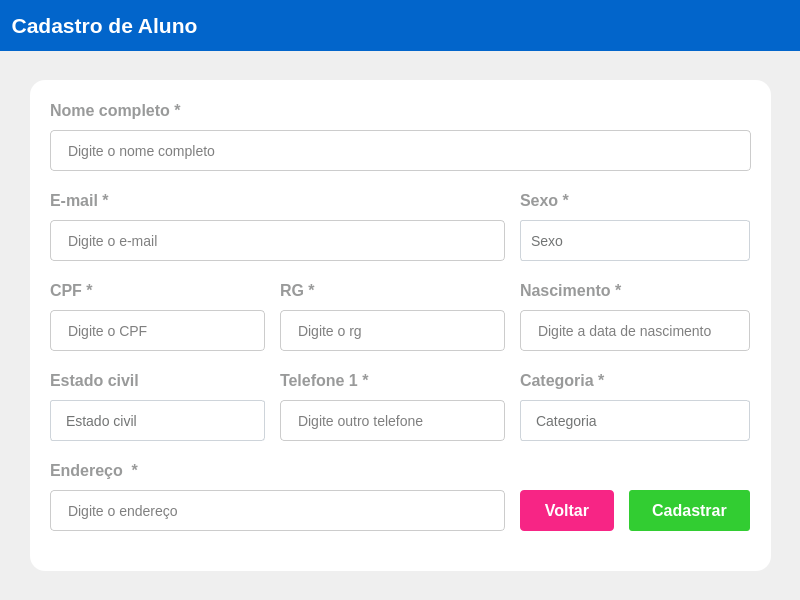
<?xml version="1.0" encoding="UTF-8"?>
<ui version="4.0">
 <class>Dialog</class>
 <widget class="QDialog" name="Dialog">
  <property name="geometry">
   <rect>
    <x>0</x>
    <y>0</y>
    <width>800</width>
    <height>600</height>
   </rect>
  </property>
  <property name="windowTitle">
   <string>Dialog</string>
  </property>
  <widget class="QFrame" name="frame">
   <property name="geometry">
    <rect>
     <x>30</x>
     <y>80</y>
     <width>741</width>
     <height>491</height>
    </rect>
   </property>
   <property name="styleSheet">
    <string notr="true">QFrame{
background:#FFF;
border-radius:15px;}</string>
   </property>
   <property name="frameShape">
    <enum>QFrame::StyledPanel</enum>
   </property>
   <property name="frameShadow">
    <enum>QFrame::Raised</enum>
   </property>
   <widget class="QLabel" name="nomeC_text_input">
    <property name="geometry">
     <rect>
      <x>20</x>
      <y>10</y>
      <width>141</width>
      <height>41</height>
     </rect>
    </property>
    <property name="font">
     <font>
      <family>Segoe UI</family>
      <pointsize>12</pointsize>
      <weight>75</weight>
      <bold>true</bold>
     </font>
    </property>
    <property name="styleSheet">
     <string notr="true">QLabel{
color:#999A9A;
 font-weight: 600;}</string>
    </property>
    <property name="text">
     <string>Nome completo *</string>
    </property>
   </widget>
   <widget class="QLineEdit" name="nome_input">
    <property name="geometry">
     <rect>
      <x>20</x>
      <y>50</y>
      <width>701</width>
      <height>41</height>
     </rect>
    </property>
    <property name="styleSheet">
     <string notr="true">QLineEdit{
font-size:14px;
background: #FFFFFF;
border: 1px solid #ccc;
padding-left:15px;
border-radius: 4px;
transition: border 0.2s ease-in-out;
}

QLineEdit:focus{
border: 2px solid #c2dbfe
}</string>
    </property>
    <property name="placeholderText">
     <string>Digite o nome completo</string>
    </property>
   </widget>
   <widget class="QLabel" name="email_text_input">
    <property name="geometry">
     <rect>
      <x>20</x>
      <y>100</y>
      <width>141</width>
      <height>41</height>
     </rect>
    </property>
    <property name="font">
     <font>
      <family>Segoe UI</family>
      <pointsize>12</pointsize>
      <weight>75</weight>
      <bold>true</bold>
     </font>
    </property>
    <property name="styleSheet">
     <string notr="true">QLabel{
color:#999A9A;
 font-weight: 600;}</string>
    </property>
    <property name="text">
     <string>E-mail *</string>
    </property>
   </widget>
   <widget class="QLineEdit" name="email_imput">
    <property name="geometry">
     <rect>
      <x>20</x>
      <y>140</y>
      <width>455</width>
      <height>41</height>
     </rect>
    </property>
    <property name="styleSheet">
     <string notr="true">QLineEdit{
font-size:14px;
background: #FFFFFF;
border: 1px solid #ccc;
padding-left:15px;
border-radius: 4px;
transition: border 0.2s ease-in-out;
}

QLineEdit:focus{
border: 2px solid #c2dbfe
}</string>
    </property>
    <property name="text">
     <string/>
    </property>
    <property name="placeholderText">
     <string>Digite o e-mail</string>
    </property>
   </widget>
   <widget class="QLabel" name="cpf_text_input">
    <property name="geometry">
     <rect>
      <x>20</x>
      <y>190</y>
      <width>141</width>
      <height>41</height>
     </rect>
    </property>
    <property name="font">
     <font>
      <family>Segoe UI</family>
      <pointsize>12</pointsize>
      <weight>75</weight>
      <bold>true</bold>
     </font>
    </property>
    <property name="styleSheet">
     <string notr="true">QLabel{
color:#999A9A;
 font-weight: 600;}</string>
    </property>
    <property name="text">
     <string>CPF *</string>
    </property>
   </widget>
   <widget class="QLineEdit" name="cpf_input">
    <property name="geometry">
     <rect>
      <x>20</x>
      <y>230</y>
      <width>215</width>
      <height>41</height>
     </rect>
    </property>
    <property name="styleSheet">
     <string notr="true">QLineEdit{
font-size:14px;
background: #FFFFFF;
border: 1px solid #ccc;
padding-left:15px;
border-radius: 4px;
transition: border 0.2s ease-in-out;
}

QLineEdit:focus{
border: 2px solid #c2dbfe
}</string>
    </property>
    <property name="text">
     <string/>
    </property>
    <property name="placeholderText">
     <string>Digite o CPF</string>
    </property>
   </widget>
   <widget class="QLabel" name="estadoC_text_input">
    <property name="geometry">
     <rect>
      <x>20</x>
      <y>280</y>
      <width>141</width>
      <height>41</height>
     </rect>
    </property>
    <property name="font">
     <font>
      <family>Segoe UI</family>
      <pointsize>12</pointsize>
      <weight>75</weight>
      <bold>true</bold>
     </font>
    </property>
    <property name="styleSheet">
     <string notr="true">QLabel{
color:#999A9A;
 font-weight: 600;}</string>
    </property>
    <property name="text">
     <string>Estado civil</string>
    </property>
   </widget>
   <widget class="QComboBox" name="estadoC_comboB">
    <property name="geometry">
     <rect>
      <x>20</x>
      <y>320</y>
      <width>215</width>
      <height>41</height>
     </rect>
    </property>
    <property name="styleSheet">
     <string notr="true">QComboBox{
border: 1px solid #ced4da;
border-radius: 3px;
padding-left:15px;
background: #fff;
transition: border 0.2s ease-in-out;
color: #727474;
font-size: 14px;
}

QComboBox::drop-down{
border: 0px
}

QComboBox::down-arrow{
image: url(:/principal/icon_seta_drop.png);
width: 12px;
height:12px;
margin-right: 15px;
}

QComboBox:on{
border: 2px solid #c2dbfe;
}

QComboBox QListView {
font-size: 12px;
background-color: #fff;
outline: 0px;
}

QComboBox QListView::item {
padding-left: 10px;
background-color: #fff;
}

QComboBox QListView::item:hover {
 background-color: #1e90ff;
 }

QComboBox QListView::item:selected {
background-color: #1e90ff;
 }</string>
    </property>
    <item>
     <property name="text">
      <string>Estado civil</string>
     </property>
    </item>
    <item>
     <property name="text">
      <string>Solteiro</string>
     </property>
    </item>
    <item>
     <property name="text">
      <string>Casado</string>
     </property>
    </item>
    <item>
     <property name="text">
      <string>Viúvo</string>
     </property>
    </item>
   </widget>
   <widget class="QLabel" name="endereco_text_input">
    <property name="geometry">
     <rect>
      <x>20</x>
      <y>370</y>
      <width>141</width>
      <height>41</height>
     </rect>
    </property>
    <property name="font">
     <font>
      <family>Segoe UI</family>
      <pointsize>12</pointsize>
      <weight>75</weight>
      <bold>true</bold>
     </font>
    </property>
    <property name="styleSheet">
     <string notr="true">QLabel{
color:#999A9A;
 font-weight: 600;}</string>
    </property>
    <property name="text">
     <string>Endereço  *</string>
    </property>
   </widget>
   <widget class="QLineEdit" name="endereco_input">
    <property name="geometry">
     <rect>
      <x>20</x>
      <y>410</y>
      <width>455</width>
      <height>41</height>
     </rect>
    </property>
    <property name="styleSheet">
     <string notr="true">QLineEdit{
font-size:14px;
background: #FFFFFF;
border: 1px solid #ccc;
padding-left:15px;
border-radius: 4px;
transition: border 0.2s ease-in-out;
}

QLineEdit:focus{
border: 2px solid #c2dbfe
}</string>
    </property>
    <property name="text">
     <string/>
    </property>
    <property name="placeholderText">
     <string>Digite o endereço</string>
    </property>
   </widget>
   <widget class="QLabel" name="sexo_text_input">
    <property name="geometry">
     <rect>
      <x>490</x>
      <y>100</y>
      <width>141</width>
      <height>41</height>
     </rect>
    </property>
    <property name="font">
     <font>
      <family>Segoe UI</family>
      <pointsize>12</pointsize>
      <weight>75</weight>
      <bold>true</bold>
     </font>
    </property>
    <property name="styleSheet">
     <string notr="true">QLabel{
color:#999A9A;
 font-weight: 600;}</string>
    </property>
    <property name="text">
     <string>Sexo *</string>
    </property>
   </widget>
   <widget class="QComboBox" name="sexo_ComboB">
    <property name="geometry">
     <rect>
      <x>490</x>
      <y>140</y>
      <width>230</width>
      <height>41</height>
     </rect>
    </property>
    <property name="styleSheet">
     <string notr="true">QComboBox{
border: 1px solid #ced4da;
border-radius: 3px;
padding-left:10px;
background: #fff;
transition: border 0.2s ease-in-out;
color: #727474;
font-size: 14px
}

QComboBox::drop-down{
border: 0px
}

QComboBox::down-arrow{
image: url(:/principal/icons8-seta-para-expandir-15.png);
width: 12px;
height:12px;
margin-right: 15px;
}

QComboBox:on{
border: 2px solid #c2dbfe;
}

QComboBox QListView {
font-size: 12px;
background-color: #fff;
outline: 0px;
}

QComboBox QListView::item {
padding-left: 10px;
background-color: #fff;
}

QComboBox QListView::item:hover {
 background-color: #1e90ff;
 }

QComboBox QListView::item:selected {
background-color: #1e90ff;
 }</string>
    </property>
    <item>
     <property name="text">
      <string>Sexo</string>
     </property>
    </item>
    <item>
     <property name="text">
      <string>Masculino</string>
     </property>
    </item>
    <item>
     <property name="text">
      <string>Femino</string>
     </property>
    </item>
   </widget>
   <widget class="QLabel" name="nasc_text_input">
    <property name="geometry">
     <rect>
      <x>490</x>
      <y>190</y>
      <width>141</width>
      <height>41</height>
     </rect>
    </property>
    <property name="font">
     <font>
      <family>Segoe UI</family>
      <pointsize>12</pointsize>
      <weight>75</weight>
      <bold>true</bold>
     </font>
    </property>
    <property name="styleSheet">
     <string notr="true">QLabel{
color:#999A9A;
 font-weight: 600;}</string>
    </property>
    <property name="text">
     <string>Nascimento *</string>
    </property>
   </widget>
   <widget class="QLineEdit" name="nasc_input">
    <property name="geometry">
     <rect>
      <x>490</x>
      <y>230</y>
      <width>230</width>
      <height>41</height>
     </rect>
    </property>
    <property name="styleSheet">
     <string notr="true">QLineEdit{
font-size:14px;
background: #FFFFFF;
border: 1px solid #ccc;
padding-left:15px;
border-radius: 4px;
transition: border 0.2s ease-in-out;
}

QLineEdit:focus{
border: 2px solid #c2dbfe
}</string>
    </property>
    <property name="placeholderText">
     <string>Digite a data de nascimento</string>
    </property>
   </widget>
   <widget class="QLabel" name="rg_text_input">
    <property name="geometry">
     <rect>
      <x>250</x>
      <y>190</y>
      <width>141</width>
      <height>41</height>
     </rect>
    </property>
    <property name="font">
     <font>
      <family>Segoe UI</family>
      <pointsize>12</pointsize>
      <weight>75</weight>
      <bold>true</bold>
     </font>
    </property>
    <property name="styleSheet">
     <string notr="true">QLabel{
color:#999A9A;
 font-weight: 600;}</string>
    </property>
    <property name="text">
     <string>RG *</string>
    </property>
   </widget>
   <widget class="QLineEdit" name="nasc_input_2">
    <property name="geometry">
     <rect>
      <x>250</x>
      <y>230</y>
      <width>225</width>
      <height>41</height>
     </rect>
    </property>
    <property name="styleSheet">
     <string notr="true">QLineEdit{
font-size:14px;
background: #FFFFFF;
border: 1px solid #ccc;
padding-left:15px;
border-radius: 4px;
transition: border 0.2s ease-in-out;
}

QLineEdit:focus{
border: 2px solid #c2dbfe
}</string>
    </property>
    <property name="placeholderText">
     <string>Digite o rg</string>
    </property>
   </widget>
   <widget class="QLabel" name="categoria_input">
    <property name="geometry">
     <rect>
      <x>490</x>
      <y>280</y>
      <width>141</width>
      <height>41</height>
     </rect>
    </property>
    <property name="font">
     <font>
      <family>Segoe UI</family>
      <pointsize>12</pointsize>
      <weight>75</weight>
      <bold>true</bold>
     </font>
    </property>
    <property name="styleSheet">
     <string notr="true">QLabel{
color:#999A9A;
 font-weight: 600;}</string>
    </property>
    <property name="text">
     <string>Categoria *</string>
    </property>
   </widget>
   <widget class="QPushButton" name="cadastrar_button">
    <property name="geometry">
     <rect>
      <x>599</x>
      <y>410</y>
      <width>121</width>
      <height>41</height>
     </rect>
    </property>
    <property name="font">
     <font>
      <pointsize>12</pointsize>
      <weight>75</weight>
      <bold>true</bold>
     </font>
    </property>
    <property name="cursor">
     <cursorShape>PointingHandCursor</cursorShape>
    </property>
    <property name="styleSheet">
     <string notr="true">QPushButton{
background: #32CD32;
color: #FFF;
border-radius:3px;
}

QPushButton:hover{
background: #39DD39;
}

QPushButton:clicked{
border: 3px solid #CCC
}

</string>
    </property>
    <property name="text">
     <string>Cadastrar</string>
    </property>
    <property name="icon">
     <iconset>
      <normaloff>:/principal/icons8-soma-20.png</normaloff>:/principal/icons8-soma-20.png</iconset>
    </property>
    <property name="iconSize">
     <size>
      <width>25</width>
      <height>30</height>
     </size>
    </property>
   </widget>
   <widget class="QPushButton" name="voltar_button">
    <property name="geometry">
     <rect>
      <x>490</x>
      <y>410</y>
      <width>94</width>
      <height>41</height>
     </rect>
    </property>
    <property name="font">
     <font>
      <pointsize>-1</pointsize>
      <weight>75</weight>
      <bold>true</bold>
     </font>
    </property>
    <property name="cursor">
     <cursorShape>PointingHandCursor</cursorShape>
    </property>
    <property name="styleSheet">
     <string notr="true">QPushButton{
 background-color: #f72585;
    color: #fff;
    font-size: 16px;
	border-radius: 4px;
    font-weight: bold;
    cursor: pointer;
    margin: 0;
}

QPushButton:hover{
background: #FF3591; }

QPushButton:clicked{
border: 3px solid #CCC
}</string>
    </property>
    <property name="text">
     <string>Voltar</string>
    </property>
    <property name="icon">
     <iconset>
      <normaloff>:/cadastro/icons8-esquerda-30.png</normaloff>:/cadastro/icons8-esquerda-30.png</iconset>
    </property>
    <property name="iconSize">
     <size>
      <width>25</width>
      <height>30</height>
     </size>
    </property>
   </widget>
   <widget class="QLabel" name="tel1_text_input_2">
    <property name="geometry">
     <rect>
      <x>250</x>
      <y>280</y>
      <width>141</width>
      <height>41</height>
     </rect>
    </property>
    <property name="font">
     <font>
      <family>Segoe UI</family>
      <pointsize>12</pointsize>
      <weight>75</weight>
      <bold>true</bold>
     </font>
    </property>
    <property name="styleSheet">
     <string notr="true">QLabel{
color:#999A9A;
 font-weight: 600;}</string>
    </property>
    <property name="text">
     <string>Telefone 1 *</string>
    </property>
   </widget>
   <widget class="QLineEdit" name="tel1_input_2">
    <property name="geometry">
     <rect>
      <x>250</x>
      <y>320</y>
      <width>225</width>
      <height>41</height>
     </rect>
    </property>
    <property name="styleSheet">
     <string notr="true">QLineEdit{
font-size:14px;
background: #FFFFFF;
border: 1px solid #ccc;
padding-left:15px;
border-radius: 4px;
transition: border 0.2s ease-in-out;
}

QLineEdit:focus{
border: 2px solid #c2dbfe
}</string>
    </property>
    <property name="placeholderText">
     <string>Digite outro telefone</string>
    </property>
   </widget>
   <widget class="QComboBox" name="estadoC_comboB_2">
    <property name="geometry">
     <rect>
      <x>490</x>
      <y>320</y>
      <width>230</width>
      <height>41</height>
     </rect>
    </property>
    <property name="styleSheet">
     <string notr="true">QComboBox{
border: 1px solid #ced4da;
border-radius: 3px;
padding-left:15px;
background: #fff;
transition: border 0.2s ease-in-out;
color: #727474;
font-size: 14px;
}

QComboBox::drop-down{
border: 0px
}

QComboBox::down-arrow{
image: url(:/principal/icon_seta_drop.png);
width: 12px;
height:12px;
margin-right: 15px;
}

QComboBox:on{
border: 2px solid #c2dbfe;
}

QComboBox QListView {
font-size: 12px;
background-color: #fff;
outline: 0px;
}

QComboBox QListView::item {
padding-left: 10px;
background-color: #fff;
}

QComboBox QListView::item:hover {
 background-color: #1e90ff;
 }

QComboBox QListView::item:selected {
background-color: #1e90ff;
 }</string>
    </property>
    <item>
     <property name="text">
      <string>Categoria</string>
     </property>
    </item>
    <item>
     <property name="text">
      <string>Professor</string>
     </property>
    </item>
    <item>
     <property name="text">
      <string>Aluno</string>
     </property>
    </item>
   </widget>
   <zorder>email_text_input</zorder>
   <zorder>nomeC_text_input</zorder>
   <zorder>nome_input</zorder>
   <zorder>email_imput</zorder>
   <zorder>cpf_text_input</zorder>
   <zorder>cpf_input</zorder>
   <zorder>estadoC_text_input</zorder>
   <zorder>estadoC_comboB</zorder>
   <zorder>endereco_text_input</zorder>
   <zorder>endereco_input</zorder>
   <zorder>sexo_text_input</zorder>
   <zorder>sexo_ComboB</zorder>
   <zorder>nasc_text_input</zorder>
   <zorder>nasc_input</zorder>
   <zorder>rg_text_input</zorder>
   <zorder>nasc_input_2</zorder>
   <zorder>categoria_input</zorder>
   <zorder>cadastrar_button</zorder>
   <zorder>voltar_button</zorder>
   <zorder>tel1_text_input_2</zorder>
   <zorder>tel1_input_2</zorder>
   <zorder>estadoC_comboB_2</zorder>
  </widget>
  <widget class="QWidget" name="widget" native="true">
   <property name="geometry">
    <rect>
     <x>0</x>
     <y>0</y>
     <width>800</width>
     <height>51</height>
    </rect>
   </property>
   <property name="styleSheet">
    <string notr="true">QWidget{
background:#0265CB
}</string>
   </property>
   <layout class="QHBoxLayout" name="horizontalLayout_3">
    <item>
     <widget class="QLabel" name="label_2">
      <property name="font">
       <font>
        <pointsize>16</pointsize>
        <weight>75</weight>
        <bold>true</bold>
       </font>
      </property>
      <property name="styleSheet">
       <string notr="true">QLabel{
color: #FFF;
}</string>
      </property>
      <property name="text">
       <string>  Cadastro de Aluno</string>
      </property>
     </widget>
    </item>
   </layout>
  </widget>
 </widget>
 <resources>
  <include location="../assets/principal/principal.qrc"/>
 </resources>
 <connections/>
</ui>
